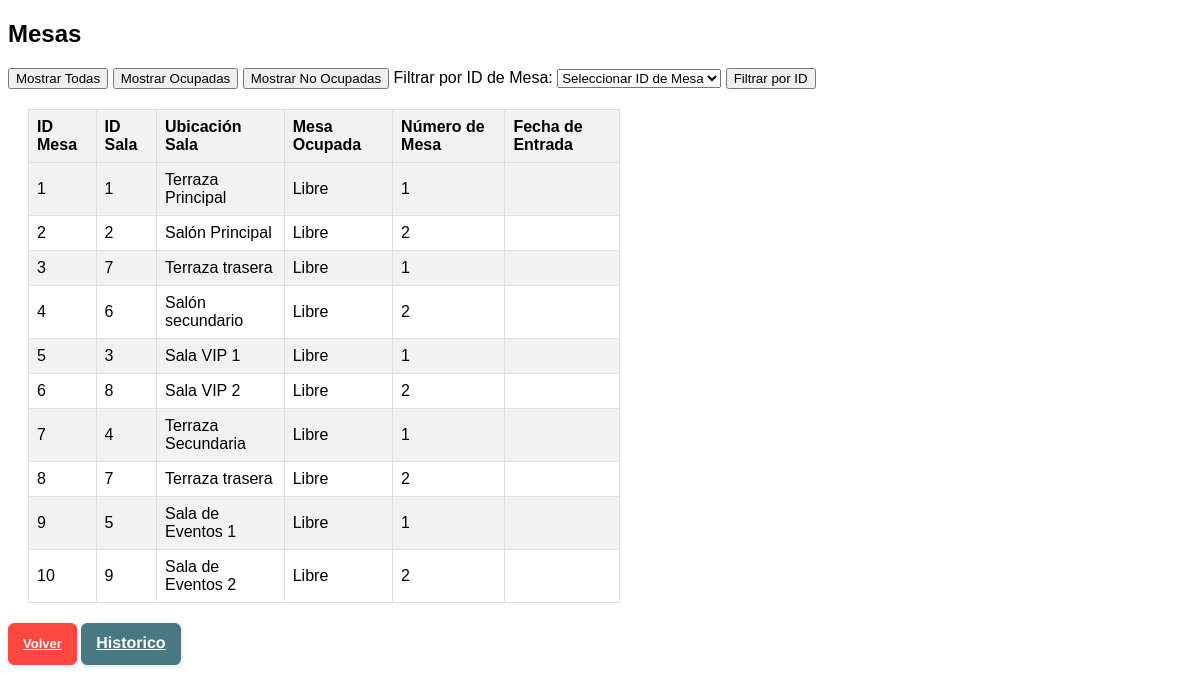
The page /filtro2.php on the database as committed earlier.
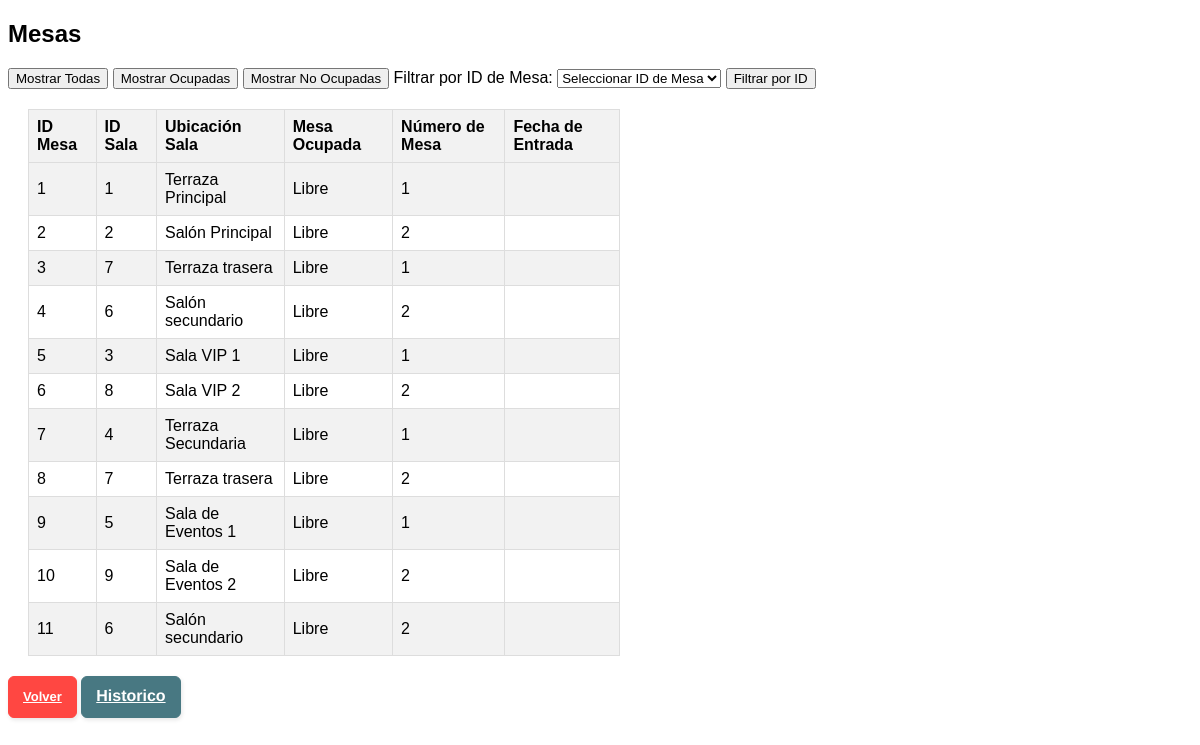
The same page on the database as committed later.
### tables this page shows
CREATE TABLE `tbl_mesas` (
  `id_mesa` int(11) NOT NULL,
  `id_sala` int(11) DEFAULT NULL,
  `mesa_ocupada` tinyint(1) DEFAULT 0,
  `numero_mesa` int(11) DEFAULT NULL,
  `fecha_entrada` timestamp NULL DEFAULT NULL
);

CREATE TABLE `tbl_salas` (
  `id_sala` int(11) NOT NULL,
  `ubicacion_sala` varchar(50) NOT NULL,
  `capacidad` int(11) NOT NULL
);

### filtro2.php (the view, shortened to what this page needs)
<?php
include_once("./proc/conexion.php");
$sql_base = "SELECT m.id_mesa, m.id_sala, s.ubicacion_sala, m.mesa_ocupada, m.numero_mesa, m.fecha_entrada
             FROM tbl_mesas m
             INNER JOIN tbl_salas s ON m.id_sala = s.id_sala";
if ($_SERVER["REQUEST_METHOD"] == "POST") {
    if (isset($_POST['mostrar_ocupadas'])) {
        $sql_select_mesas = "$sql_base WHERE m.mesa_ocupada = 1";
    } elseif (isset($_POST['mostrar_no_ocupadas'])) {
        $sql_select_mesas = "$sql_base WHERE m.mesa_ocupada = 0";
    } elseif (isset($_POST['mostrar_todas'])) {
        $sql_select_mesas = $sql_base;
    } elseif (isset($_POST['filtrar_por_id'])) {
        $id_mesa_seleccionada = $_POST['id_mesa_seleccionada'];
        $sql_select_mesas = "$sql_base WHERE m.id_mesa = $id_mesa_seleccionada";
    } else {
        $sql_select_mesas = $sql_base;
    }
} else {
    $sql_select_mesas = $sql_base;
}
$result_mesas = mysqli_query($conn, $sql_select_mesas);
?>
<!DOCTYPE html>
<html lang="es">
<head>
    <link rel="stylesheet" href="./css/style.css">
</head>
<body>
<h2>Mesas</h2>
<form action="#" method="post">
    <input type="submit" name="mostrar_todas" value="Mostrar Todas">
    <input type="submit" name="mostrar_ocupadas" value="Mostrar Ocupadas">
    <input type="submit" name="mostrar_no_ocupadas" value="Mostrar No Ocupadas">
    <label for="id_mesa_seleccionada">Filtrar por ID de Mesa:</label>
    <select name="id_mesa_seleccionada" id="id_mesa_seleccionada">
        <option value="">Seleccionar ID de Mesa</option>
    </select>
    <input type="submit" name="filtrar_por_id" value="Filtrar por ID">
</form>
<table>
    <tr>
        <th>ID Mesa</th>
        <th>ID Sala</th>
        <th>Ubicación Sala</th>
        <th>Mesa Ocupada</th>
        <th>Número de Mesa</th>
        <th>Fecha de Entrada</th>
    </tr>
    <?php
    while ($row = mysqli_fetch_assoc($result_mesas)) {
        echo "<tr>";
        echo "<td>{$row['id_mesa']}</td>";
        echo "<td>{$row['id_sala']}</td>";
        echo "<td>{$row['ubicacion_sala']}</td>";
        $estado_mesa = ($row['mesa_ocupada'] == 1) ? "Ocupada" : "Libre";
        echo "<td>$estado_mesa</td>";
        echo "<td>{$row['numero_mesa']}</td>";
        echo "<td>{$row['fecha_entrada']}</td>";
        echo "</tr>";
    }
    ?>
</table>
<a href="home.php" class="logout">Volver</a>
<a href="./registros.php" class="regBtn">Historico</a>
</body>
</html>

### css/style.css (style rules this page uses)
* { font-family: 'Montserrat', sans-serif; }
.logout { background: #FF4742; border: 1px solid #FF4742; border-radius: 6px; box-shadow: rgba(0, 0, 0, 0.1) 1px 2px 4px; box-sizing: border-box; color: #FFFFFF; cursor: pointer; display: inline-block; font-size: 13px; font-weight: 800; line-height: 16px; min-height: 40px; outline: 0; padding: 12px 14px; text-align: center; text-rendering: geometricprecision; text-transform: none; user-select: none; -webkit-user-select: none; touch-action: manipulation; vertical-align: middle; }
.regBtn { background: #487882; border: 1px solid #487882; border-radius: 6px; box-shadow: rgba(0, 0, 0, 0.1) 1px 2px 4px; box-sizing: border-box; color: #FFFFFF; cursor: pointer; display: inline-block; font-size: 16px; font-weight: 800; line-height: 16px; min-height: 40px; outline: 0; padding: 12px 14px; text-align: center; text-rendering: geometricprecision; text-transform: none; user-select: none; -webkit-user-select: none; touch-action: manipulation; vertical-align: middle; text-shadow:none; }
tr:nth-child(even) { background-color: #f2f2f2; }
table, th, td { border: 1px solid; border-color: rgb(202, 202, 202); }

### filtro2.php (style rules this page uses)
table { width: 50%; border-collapse: collapse; margin: 20px; }
th, td { border: 1px solid #dddddd; text-align: left; padding: 8px; }
th { background-color: #f2f2f2; }
form { margin-bottom: 20px; }

Rows that differ between the two databases and show on the page:
added tbl_mesas: id_mesa "11", id_sala "6", id_sala.ubicacion_sala "Salón secundario", mesa_ocupada "Libre", numero_mesa "2"
